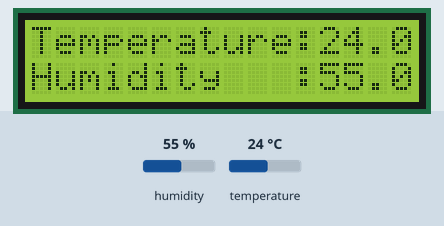
Bench run of a sketch on a simulated ESP32-S3. Parts: 16×2 character LCD. Inputs (shaded band) come from the test bench; at power-on: humidity 55 %, temperature 24 °C.

Above: at 1.2 s.
1.3 s: humidity set to 22 %
At 3.4 s:
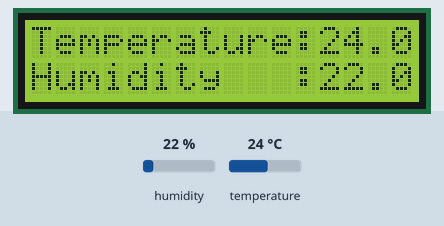
4.0 s: temperature set to 12 °C
At 5.3 s:
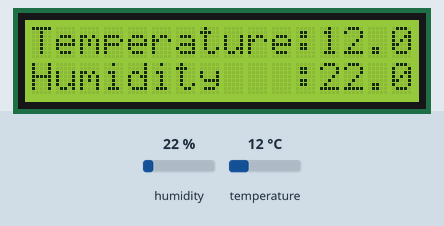
6.7 s: humidity set to 40 %
At 9.0 s:
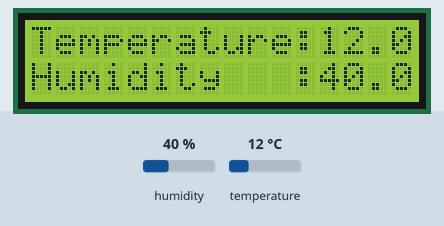
9.7 s: temperature set to 19 °C
At 10.9 s:
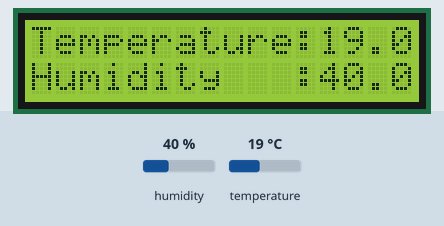
Timing chart, 0 to 12.7 s (numbered marks = the images above; inputs shaded):
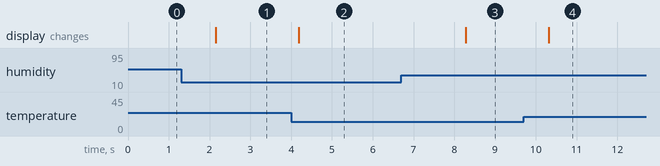

Measured:
- after the input at 1.3 s, the display: changes after 0.85 s (image 1)
- after the input at 4.0 s, the display: changes after 0.19 s (image 2)
- after the input at 6.7 s, the display: changes after 1.6 s (image 3)
- after the input at 9.7 s, the display: changes after 0.62 s (image 4)

The sketch:

Sketch_24.2_Temperature_and_Humidity_Sensor.ino
```cpp
/**********************************************************************
  Filename    : Temperature and Humidity Sensor
  Description : Use DHT11 to measure temperature and humidity.Print the result to the LCD1602.
  Auther      : www.freenove.com
  Modification: 2024/07/01
**********************************************************************/
#include <Wire.h>
#include <LiquidCrystal_I2C.h>
#include "DHTesp.h"

#define SDA 14                    //Define SDA pins
#define SCL 13                    //Define SCL pins

DHTesp dht;                       // create dht object
LiquidCrystal_I2C lcd(0x27,16,2); //initialize the LCD
int dhtPin = 21;                  // the number of the DHT11 sensor pin

void setup() {
  Wire.begin(SDA, SCL);           // attach the IIC pin
  if (!i2CAddrTest(0x27)) {
    lcd = LiquidCrystal_I2C(0x3F, 16, 2);
  }
  lcd.init();                     // LCD driver initialization
  lcd.backlight();                // Open the backlight
  dht.setup(dhtPin, DHTesp::DHT11); //attach the dht pin and initialize it
}

void loop() {
  // read DHT11 data and save it
  flag:TempAndHumidity DHT = dht.getTempAndHumidity();
  if (dht.getStatus() != 0) {       //Determine if the read is successful, and if it fails, go back to flag and re-read the data
    goto flag;
  }
  lcd.setCursor(0, 0);              //set the cursor to column 0, line 1
  lcd.print("Temperature:");        //display the Humidity on the LCD1602
  lcd.print(DHT.temperature);
  lcd.setCursor(0, 1);              //set the cursor to column 0, line 0
  lcd.print("Humidity   :");        //display the Humidity on the LCD1602
  lcd.print(DHT.humidity);
  delay(2000);
}

bool i2CAddrTest(uint8_t addr) {
  Wire.beginTransmission(addr);
  if (Wire.endTransmission() == 0) {
    return true;
  }
  return false;
}
```
